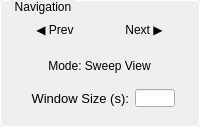
                 <widget class="QGroupBox" name="groupBox_3">
                  <property name="minimumSize">
                   <size>
                    <width>200</width>
                    <height>127</height>
                   </size>
                  </property>
                  <property name="maximumSize">
                   <size>
                    <width>200</width>
                    <height>127</height>
                   </size>
                  </property>
                  <property name="styleSheet">
                   <string notr="true">QGroupBox {
            border: 1px solid #ffffff;
            border-radius: 4px;
            margin-top: 0.5em;
            padding-top: 0.5em;
        }

        QGroupBox::title {
            subcontrol-origin: margin;
            left: 10px;
            padding: 0 3px 0 3px;
        }</string>
                  </property>
                  <property name="title">
                   <string>Navigation</string>
                  </property>
                  <layout class="QVBoxLayout" name="verticalLayout_5">
                   <item>
                    <layout class="QHBoxLayout" name="horizontalLayout_3">
                     <item>
                      <widget class="QPushButton" name="PrevButton">
                       <property name="sizePolicy">
                        <sizepolicy hsizetype="Fixed" vsizetype="Fixed">
                         <horstretch>0</horstretch>
                         <verstretch>0</verstretch>
                        </sizepolicy>
                       </property>
                       <property name="minimumSize">
                        <size>
                         <width>80</width>
                         <height>25</height>
                        </size>
                       </property>
                       <property name="maximumSize">
                        <size>
                         <width>80</width>
                         <height>25</height>
                        </size>
                       </property>
                       <property name="toolTip">
                        <string>Navigate to the previous sweep</string>
                       </property>
                       <property name="styleSheet">
                        <string notr="true">QPushButton {
    border-radius: 6px;
}</string>
                       </property>
                       <property name="text">
                        <string>◀ Prev</string>
                       </property>
                      </widget>
                     </item>
                     <item>
                      <widget class="QPushButton" name="NextButton">
                       <property name="sizePolicy">
                        <sizepolicy hsizetype="Fixed" vsizetype="Fixed">
                         <horstretch>0</horstretch>
                         <verstretch>0</verstretch>
                        </sizepolicy>
                       </property>
                       <property name="minimumSize">
                        <size>
                         <width>80</width>
                         <height>25</height>
                        </size>
                       </property>
                       <property name="maximumSize">
                        <size>
                         <width>80</width>
                         <height>25</height>
                        </size>
                       </property>
                       <property name="toolTip">
                        <string>Navigate to the next sweep</string>
                       </property>
                       <property name="styleSheet">
                        <string notr="true">QPushButton {
    border-radius: 6px;
}</string>
                       </property>
                       <property name="text">
                        <string>Next ▶</string>
                       </property>
                      </widget>
                     </item>
                    </layout>
                   </item>
                   <item>
                    <layout class="QHBoxLayout" name="horizontalLayout_4">
                     <item>
                      <widget class="QPushButton" name="ViewModeToggleButton">
                       <property name="sizePolicy">
                        <sizepolicy hsizetype="Fixed" vsizetype="Fixed">
                         <horstretch>0</horstretch>
                         <verstretch>0</verstretch>
                        </sizepolicy>
                       </property>
                       <property name="minimumSize">
                        <size>
                         <width>175</width>
                         <height>25</height>
                        </size>
                       </property>
                       <property name="maximumSize">
                        <size>
                         <width>165</width>
                         <height>25</height>
                        </size>
                       </property>
                       <property name="toolTip">
                        <string>Toggle between Sweep View (full sweep) and Window View (time window navigation)</string>
                       </property>
                       <property name="styleSheet">
                        <string notr="true">QPushButton {
    border-radius: 6px;
}</string>
                       </property>
                       <property name="text">
                        <string>Mode: Sweep View</string>
                       </property>
                      </widget>
                     </item>
                    </layout>
                   </item>
                   <item>
                    <layout class="QHBoxLayout" name="horizontalLayout_12">
                     <item>
                      <layout class="QHBoxLayout" name="horizontalLayout_5">
                       <item>
                        <widget class="QLabel" name="WindowSizeLabel">
                         <property name="sizePolicy">
                          <sizepolicy hsizetype="Fixed" vsizetype="Preferred">
                           <horstretch>0</horstretch>
                           <verstretch>0</verstretch>
                          </sizepolicy>
                         </property>
                         <property name="minimumSize">
                          <size>
                           <width>105</width>
                           <height>0</height>
                          </size>
                         </property>
                         <property name="maximumSize">
                          <size>
                           <width>105</width>
                           <height>16777215</height>
                          </size>
                         </property>
                         <property name="font">
                          <font>
                           <pointsize>10</pointsize>
                           <bold>false</bold>
                          </font>
                         </property>
                         <property name="text">
                          <string>Window Size (s):</string>
                         </property>
                         <property name="alignment">
                          <set>Qt::AlignRight|Qt::AlignTrailing|Qt::AlignVCenter</set>
                         </property>
                        </widget>
                       </item>
                       <item>
                        <widget class="QLineEdit" name="WindowRangeValue">
                         <property name="sizePolicy">
                          <sizepolicy hsizetype="Fixed" vsizetype="Fixed">
                           <horstretch>0</horstretch>
                           <verstretch>0</verstretch>
                          </sizepolicy>
                         </property>
                         <property name="minimumSize">
                          <size>
                           <width>40</width>
                           <height>18</height>
                          </size>
                         </property>
                         <property name="maximumSize">
                          <size>
                           <width>40</width>
                           <height>18</height>
                          </size>
                         </property>
                         <property name="font">
                          <font>
                           <pointsize>8</pointsize>
                          </font>
                         </property>
                        </widget>
                       </item>
                      </layout>
                     </item>
                    </layout>
                   </item>
                  </layout>
                 </widget>
